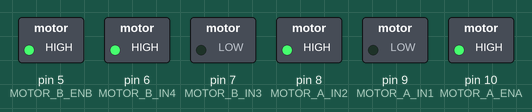
Simulated run of this sketch. Board: Arduino Uno, built with avr-gcc and run on an emulated ATmega328P. Parts: switched loads named in the sketch (green lamp = pin HIGH).

Above: at 0.1 s.
At 19.1 s:
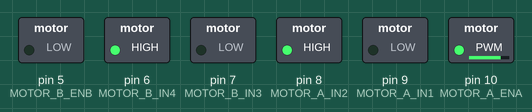
At 38.1 s:
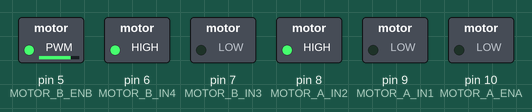
Timing chart, 0 to 40.0 s (numbered marks = the images above):
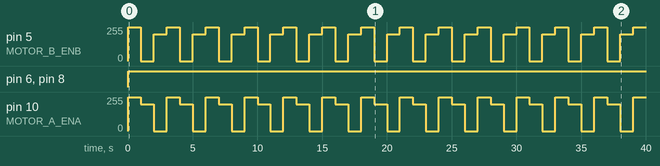

The sketch:

motors.ino
```cpp
// Motor pins
const int MOTOR_A_ENA = 10; // this is right motor
const int MOTOR_A_IN1 = 9;
const int MOTOR_A_IN2 = 8;
const int MOTOR_B_IN3 = 7;
const int MOTOR_B_IN4 = 6;
const int MOTOR_B_ENB = 5; // this is left motor

void forward(int speed) {
  analogWrite(MOTOR_A_ENA, speed);
  digitalWrite(MOTOR_A_IN1, LOW);
  digitalWrite(MOTOR_A_IN2, HIGH);
  analogWrite(MOTOR_B_ENB, speed);
  digitalWrite(MOTOR_B_IN3, LOW);
  digitalWrite(MOTOR_B_IN4, HIGH);
}
void turn(int speedA, int speedB) {
  analogWrite(MOTOR_A_ENA, speedA);
  digitalWrite(MOTOR_A_IN1, LOW);
  digitalWrite(MOTOR_A_IN2, HIGH);
  analogWrite(MOTOR_B_ENB, speedB);
  digitalWrite(MOTOR_B_IN3, LOW);
  digitalWrite(MOTOR_B_IN4, HIGH);
}
void setup() {

  pinMode(MOTOR_A_ENA, OUTPUT);
  pinMode(MOTOR_A_IN1, OUTPUT);
  pinMode(MOTOR_A_IN2, OUTPUT);
  pinMode(MOTOR_B_ENB, OUTPUT);
  pinMode(MOTOR_B_IN3, OUTPUT);
  pinMode(MOTOR_B_IN4, OUTPUT);
}

void loop() {
  forward(255);

  delay(1000);

  turn(200,0); //turn left

  delay(1000);

  turn(0,200); //turn right

  delay(1000);
}
```

Measured:
- by itself, pin 5 (MOTOR_B_ENB): repeats every 3.0 s: 0/255 1.0 s, 200/255 1.0 s, 255/255 1.0 s
- by itself, pin 6 (MOTOR_B_IN4), pin 8 (MOTOR_A_IN2): LOW → HIGH at 0.00 s
- by itself, pin 10 (MOTOR_A_ENA): repeats every 3.0 s: 200/255 1.0 s, 0/255 1.0 s, 255/255 1.0 s
